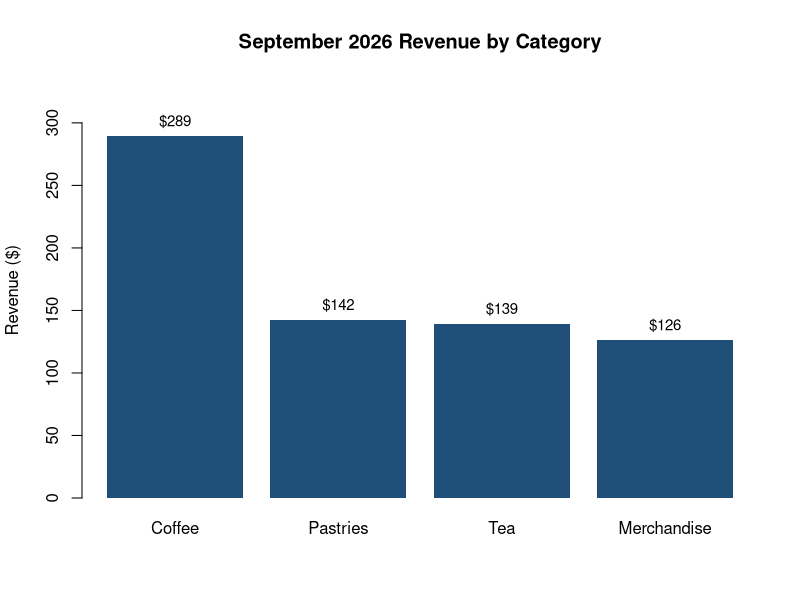

Generate this figure with R:
## ---- chunk 1
knitr::opts_chunk$set(echo = TRUE, warning = FALSE, message = FALSE)
## ---- chunk 2
orders <- read.csv("data/retail_orders.csv", stringsAsFactors = FALSE)
orders$order_date <- as.Date(orders$order_date)
str(orders)
## ---- chunk 3
orders$line_total <- orders$quantity * orders$unit_price
total_revenue <- sum(orders$line_total)
sprintf("Total revenue: $%.2f across %d orders", total_revenue, nrow(orders))
## ---- chunk 4
category_summary <- aggregate(
  line_total ~ category, data = orders,
  FUN = function(x) c(revenue = sum(x), orders = length(x), avg_order = mean(x))
)
category_summary <- do.call(data.frame, category_summary)
names(category_summary) <- c("category", "revenue", "orders", "avg_order_value")
category_summary$revenue <- round(category_summary$revenue, 2)
category_summary$avg_order_value <- round(category_summary$avg_order_value, 2)
category_summary <- category_summary[order(-category_summary$revenue), ]
knitr::kable(category_summary, row.names = FALSE)
## ---- chunk 5
sprintf("Top-performing category: %s ($%.2f)",
        category_summary$category[1], category_summary$revenue[1])
## ---- chunk 6
bp <- barplot(
  category_summary$revenue,
  names.arg = category_summary$category,
  col = "#1F4E78", border = NA,
  main = "September 2026 Revenue by Category",
  ylab = "Revenue ($)",
  ylim = c(0, max(category_summary$revenue) * 1.15)
)
text(bp, category_summary$revenue,
     labels = sprintf("$%.0f", category_summary$revenue),
     pos = 3, cex = 0.9)
